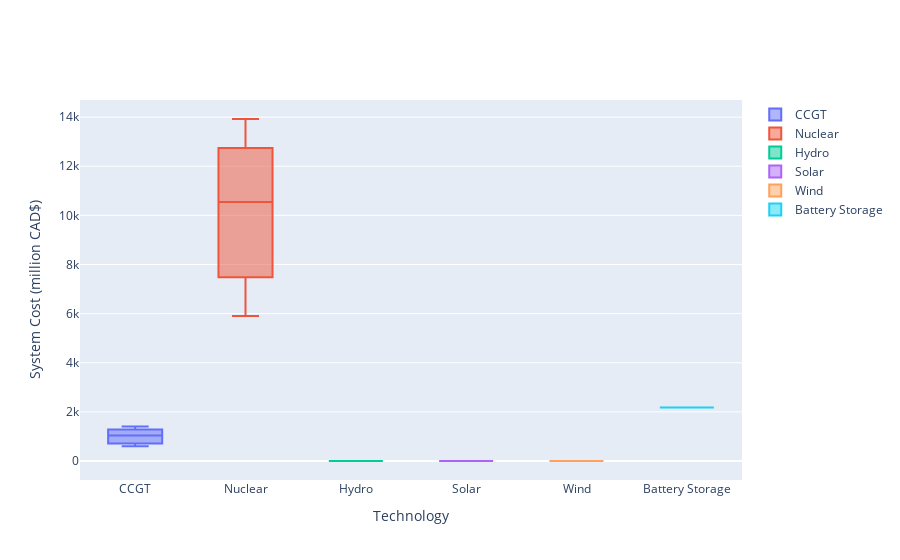

Here is the notebook cell this chart was saved with:
### Markdown cell above
We can also plot the cost distribution for each technology. This is similar to the plot above but instead of capacities, its cost.

### Code cell
#out.plot(kind="box", figsize=(12, 6), ylabel="System Cost (million CAD$/a)")
fig = go.Figure().update_layout(yaxis_title="System Cost (million CAD$)", xaxis_title="Technology")
x1=out.loc["CCGT"]
fig.add_trace(go.Box(y=x1, name="CCGT"))
if nuclear is True:
    x2=gen.loc["nuclear"]
    fig.add_trace(go.Box(y=x2, name="Nuclear"))
if hydro is True:
    x3=gen.loc["hydro"]
    fig.add_trace(go.Box(y=x3, name="Hydro"))
x4=out.loc["solar"]
fig.add_trace(go.Box(y=x4, name="Solar"))
x5=out.loc["onwind"]
fig.add_trace(go.Box(y=x5, name="Wind"))
x6=out.loc["battery storage"]
fig.add_trace(go.Box(y=x6, name="Battery Storage"))
# x7=out.loc["Pumped-Storage-Hydro-store"]
# fig.add_trace(go.Box(y=x7, name="Pumped Hydro"))
fig.show()

### Figure 1 — Plotly figure (JSON) as saved in the notebook; plotly's stock layout.template omitted (floating-point values rounded to 4 significant figures)
{"data": [{"name": "CCGT", "type": "box", "y": [1277.0, 984.9, 919.3, 1083.0, 709.0, 1155.0, 1408.0, 707.7, 598.1, 1343.0]}, {"name": "Nuclear", "type": "box", "y": [12740.0, 10090.0, 9500.0, 10980.0, 7483.0, 11630.0, 13920.0, 7463.0, 5898.0, 13330.0]}, {"name": "Hydro", "type": "box", "y": [0, 0, 0, 0, 0, 0, 0, 0, 0, 0]}, {"name": "Solar", "type": "box", "y": [0, 0, 0, 0, 0, 0, 0, 0, 0, 0]}, {"name": "Wind", "type": "box", "y": [0, 0, 0, 0, 0, 0, 0, 0, 0, 0]}, {"name": "Battery Storage", "type": "box", "y": [2174.0, 2174.0, 2174.0, 2174.0, 2174.0, 2174.0, 2174.0, 2174.0, 2174.0, 2174.0]}], "layout": {"xaxis": {"title": {"text": "Technology"}}, "yaxis": {"title": {"text": "System Cost (million CAD$)"}}}}
